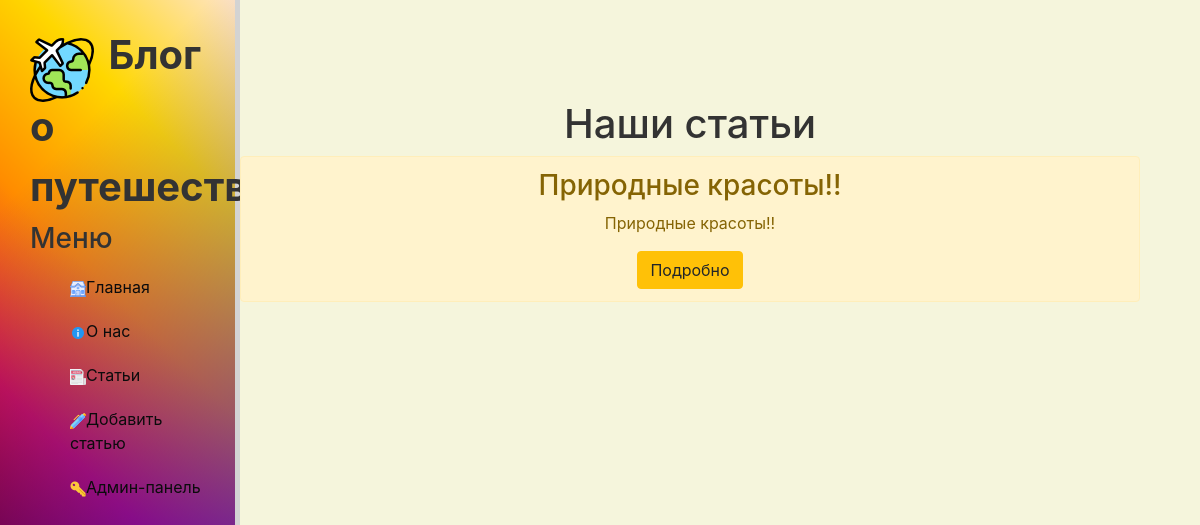
The page /news/ on the database as committed earlier.
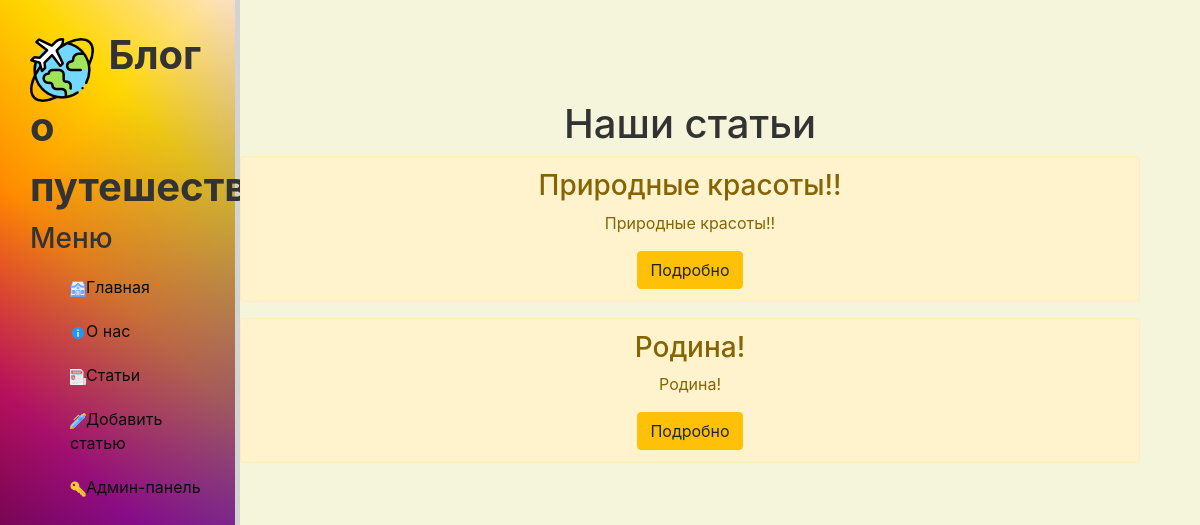
The same page on the database as committed later.
### news/models.py (models this page shows, shortened)
class Artiles(models.Model):
    title = models.CharField('Название', max_length=50)
    anons = models.CharField('Анонс', max_length=250)
    full_text = models.TextField('Статья')
    date = models.DateTimeField('Дата публикации')
    class Meta:
        verbose_name = "Статья"
        verbose_name_plural = "Статьи"

### news/views.py (the view)
# urls.py: path('', views.news_home, name='news_home'),
def news_home(request):
    news = Artiles.objects.all()
    return render(request, "news/news_home.html", {"news": news})

### news/templates/news/news_home.html (shortened to what this page needs)
{% extends 'main/base.html' %}
{% block content %}
<div class="features">
<h1>Наши статьи</h1>
{% if news %}
    {% for el in news %}
    <div class="alert alert-warning">
        <h3>{{ el.title }}</h3>
        <p>{{ el.anons }}</p>
        <a href="{% url 'post_details_view' el.id %}" class="btn btn-warning">Подробно</a>
    </div>
    {% endfor %}
{% else %}
    <p>У вас нет записей!</p>
{% endif %}
</div>
{% endblock %}

### main/templates/main/base.html (shortened to what this page needs)
{% load static %}
<!DOCTYPE html>
<html lang="ru">
<head>
    <link rel="stylesheet" href="https://stackpath.bootstrapcdn.com/bootstrap/4.5.2/css/bootstrap.min.css">
    <link rel="stylesheet" href="{% static 'main/css/main.css' %}">
    <link rel="stylesheet" href="https://use.fontawesome.com/releases/v5.8.2/css/all.css">
</head>
<body>
    <aside>
        <img src="{% static 'main/img/logo.png' %}" alt="Лого">
        <span class="logo">Блог о путешествии</span>
        <h3>Меню</h3>
        <ul class="nav-list">
            <li><a href="{% url "home" %}" class="home-icon"><img src="{% static 'main/img/home.png' %}" alt="Главная" />Главная</a></li>
            <li><a href="{% url "about" %}" class="about-icon"><img src="{% static 'main/img/info.png' %}" alt="О нас" />О нас</a></li>
            <li><a href="{% url "news_home" %}" class="news-icon"><img src="{% static 'main/img/news.png' %}" alt="Статьи" />Статьи</a></li>
            <li><a href="{% url 'write_article' %}" class="create-icon"><img src="{% static 'main/img/pen.png' %}" alt="Добавить статью" />Добавить статью</a></li>
            <li><a href="{% url 'admin:index' %}" class="admin-icon"><img src="{% static 'main/img/key.png' %}" alt="Админ-панель" />Админ-панель</a></li>
        </ul>
    </aside>
    <main>
        {% block content %}{% endblock %}
    </main>
</body>
</html>

### main/static/main/css/main.css (style rules this page uses)
body { background-color: #f5f5dc; }
aside { float: left; background: linear-gradient(-45deg, blue -30%, transparent 80%), linear-gradient(45deg, darkred 20%, crimson, darkorange 60%, gold, bisque); width: 20%; padding: 2.5%; height: 100vh; color: #333; border-right: 5px solid #d3d3d3; }
aside .logo { font-size: 40px; margin-left: 10px; font-weight: bold; position: relative; top: -5px; color: #333; }
.nav-list { list-style: none; }
.nav-list li { color: #333; margin-top: 20px; }
.nav-list li a { color: #0b0b0c; text-decoration: none; }
main { float: left; color: #333; margin-top: 100px; text-align: center; width: 75%; }

Rows that differ between the two databases and show on the page:
added Artiles: title "Родина!", anons "Родина!"
